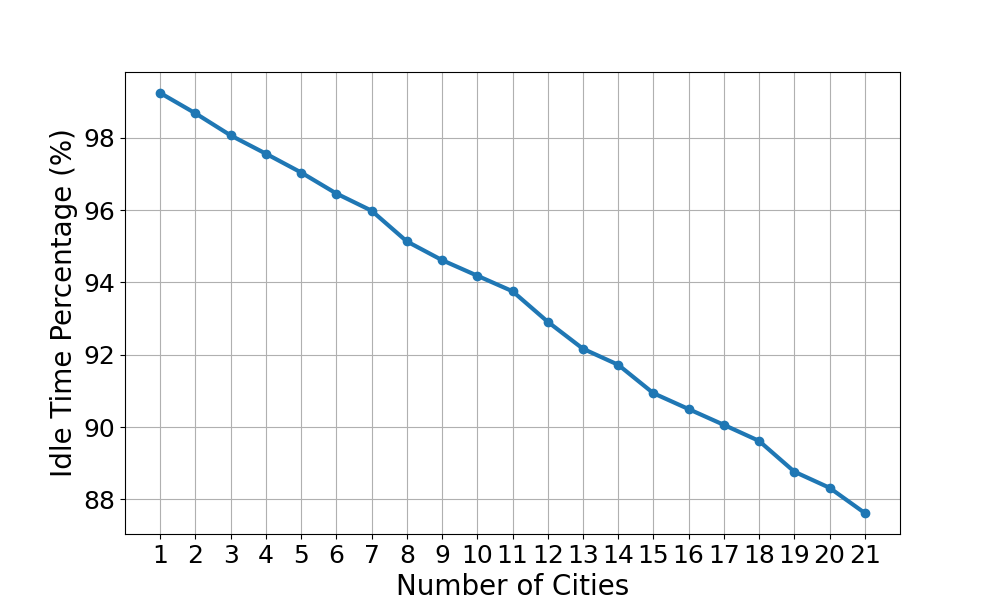

Python code for this plot:
import matplotlib.pyplot as plt
import re
import os
from datetime import timedelta
import plot_config

def parse_duration(duration_str):
    """Parses a duration string into a timedelta object."""
    if duration_str == "0:00:00":
        return timedelta(seconds=0)
    if "day" in duration_str:
        days, time_str = duration_str.split(", ")
        days = int(days.split()[0])
        h, m, s = map(float, time_str.split(':'))
        return timedelta(days=days, hours=h, minutes=m, seconds=int(s), microseconds=int((s - int(s)) * 1e6))
    else:
        h, m, s = map(float, duration_str.split(':'))
        return timedelta(hours=h, minutes=m, seconds=int(s), microseconds=int((s - int(s)) * 1e6))

def parse_gap_duration(file_path):
    """Extracts and averages the total gap durations from the file."""
    try:
        with open(file_path, 'r') as file:
            content = file.readlines()
        
        total_gap_duration = timedelta()
        count = 0
        
        for line in content:
            match = re.search(r'Total gap duration: ((\d+ day[s]?, )?\d+:\d+:\d+\.\d+)', line)
            if match:
                duration_str = match.group(1).strip()
                total_gap_duration += parse_duration(duration_str)
                count += 1
        
        if count == 0:
            raise ValueError(f"No valid gap durations found in {file_path}")
        
        average_gap_duration = total_gap_duration / count
        return average_gap_duration
    except Exception as e:
        print(f"Error processing file {file_path}: {e}")
        return timedelta()

def calculate_idle_percentage(total_gap_duration, n, total_duration):
    """Calculates the percentage of idle time."""
    return (total_gap_duration / total_duration) * 100 - (n - 1) * 100

def main():
    total_duration = timedelta(days=7)  
    num_cities = []
    idle_percentages = []

    directory = "NumCity"
    max_cities = 21 

    for n in range(1, max_cities + 1):
        total_gap_duration = timedelta()
        for i in range(1, n + 1):
            file_index = 10000 + i
            file_path = os.path.join(directory, f"output_numcity_{n}_gap_duration_analysis_{file_index}.txt")
            average_gap_duration = parse_gap_duration(file_path)
            # print(f"Average gap duration for {file_path}: {average_gap_duration}")  
            total_gap_duration += average_gap_duration
        
        idle_percentage = calculate_idle_percentage(total_gap_duration, n, total_duration)
        num_cities.append(n)
        idle_percentages.append(idle_percentage)
        print(f"Number of cities: {n}, Idle Percentage: {idle_percentage}")  

    # Plotting the data
    plt.figure(figsize = (11,7))
    plt.plot(num_cities, idle_percentages, marker='o')
    plt.xlabel('Number of Cities')
    plt.ylabel('Idle Time Percentage (%)')
    plt.grid(True)
    plt.xticks(range(1, max_cities + 1))

    y_ticks = range(88, 101, 2)  # You can adjust this range as needed
    y_labels = [str(tick) for tick in y_ticks]
    plt.yticks(ticks=y_ticks, labels=y_labels)
    plt.tight_layout()
    plt.savefig("plot_gap_analysis_numcity.png")
    print("Plot saved as plot_gap_analysis_numcity.png") 

if __name__ == "__main__":
    main()
